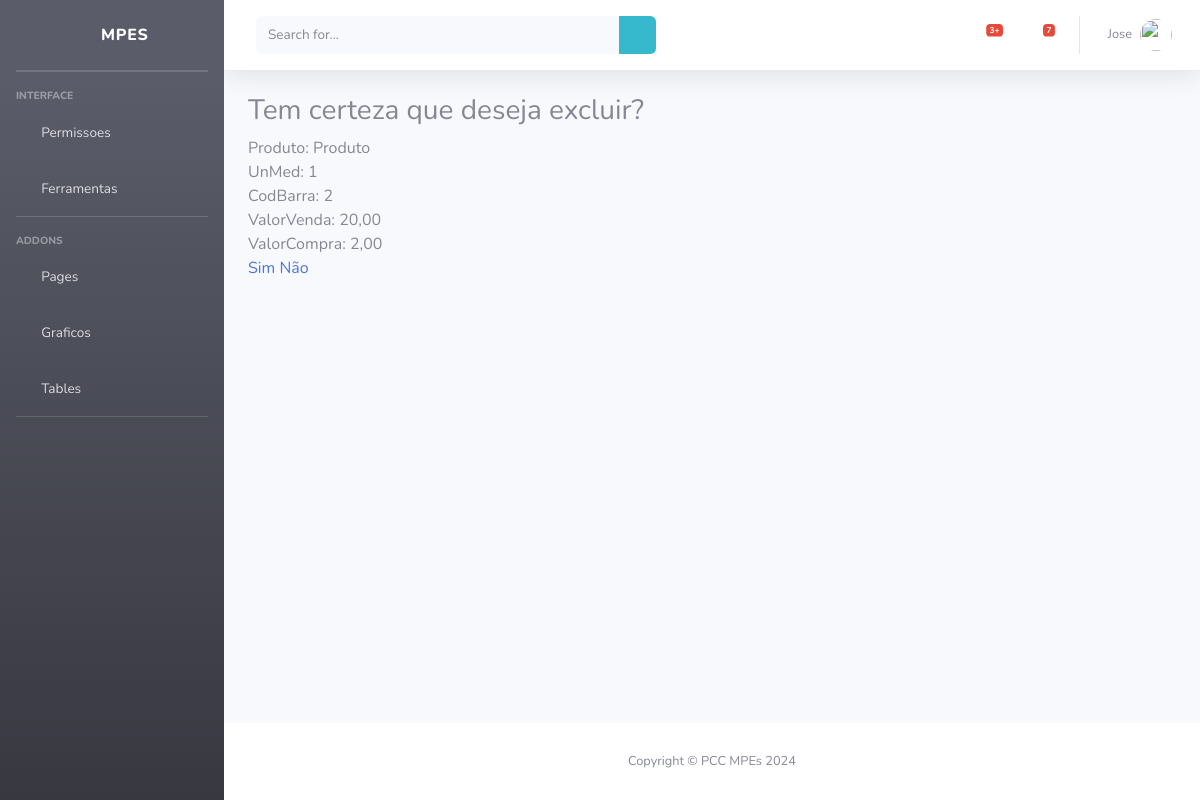
Page /produtos/deletar/confirmar/4 (signed in) on the committed database.
### produtos/models.py (models this page shows, shortened)
class Produto(models.Model):
    nome = models.CharField(max_length=100)
    UnMed = models.CharField(max_length=20)
    CodBarra = models.CharField(max_length=50)
    ValorVenda = models.DecimalField(max_digits=10, decimal_places=2)
    ValorCompra = models.DecimalField(max_digits=10, decimal_places=2)

### produtos/views.py (the view)
# urls.py: path("deletar/confirmar/<int:id_produto>", views.confirmarExcluir, name="confirmar_produto"),
@login_required
def confirmarExcluir(request, id_produto):
    produto = get_object_or_404(Produto, pk=id_produto)
    return render(request, "produtos/confirmarExcluir.html", {'produto': produto})

### templates/produtos/confirmarExcluir.html
{% extends 'base.html' %}
{% block content %}
<h3> Tem certeza que deseja excluir?</h3>
Produto: {{ produto.nome }} <br>
UnMed: {{ produto.UnMed }} <br>
CodBarra: {{ produto.CodBarra }} <br>
ValorVenda: {{ produto.ValorVenda }} <br>
ValorCompra: {{ produto.ValorCompra }} <br>
<a href="/produtos/deletar/{{ produto.id }}">Sim</a>
<a href="/produtos/">Não</a>
{% endblock %}

### templates/topbar.html (shortened to what this page needs)
{% load static %}
<nav class="navbar navbar-expand navbar-light bg-white topbar mb-4 static-top shadow">
    <form
        class="d-none d-sm-inline-block form-inline mr-auto ml-md-3 my-2 my-md-0 mw-100 navbar-search">
        <div class="input-group">
            <input type="text" class="form-control bg-light border-0 small" placeholder="Search for..."
                aria-label="Search" aria-describedby="basic-addon2">
            <div class="input-group-append">
                <button class="btn bg-info" type="button">
                    <i class="fas fa-search fa-sm"></i>
                </button>
            </div>
        </div>
    </form>
    <ul class="navbar-nav ml-auto">
        <li class="nav-item dropdown no-arrow mx-1">
            <a class="nav-link dropdown-toggle" href="#" id="alertsDropdown" role="button"
                data-toggle="dropdown" aria-haspopup="true" aria-expanded="false">
                <i class="fas fa-bell fa-fw"></i>
                <span class="badge badge-danger badge-counter">3+</span>
            </a>
        </li>
        <li class="nav-item dropdown no-arrow mx-1">
            <a class="nav-link dropdown-toggle" href="#" id="messagesDropdown" role="button"
                data-toggle="dropdown" aria-haspopup="true" aria-expanded="false">
                <i class="fas fa-envelope fa-fw"></i>
                <span class="badge badge-danger badge-counter">7</span>
            </a>
        </li>
        <li class="nav-item dropdown no-arrow">
            <a class="nav-link dropdown-toggle" href="#" id="userDropdown" role="button"
                data-toggle="dropdown" aria-haspopup="true" aria-expanded="false">
                <span class="mr-2 d-none d-lg-inline text-gray-600 small">{{ user }}</span>
                <img class="img-profile rounded-circle"
                src="{% static 'img/undraw_profile.svg' %}">
        </a>
        </li>
    </ul>
</nav>

### rows in the picture
Produto: nome "Produto", UnMed "1", CodBarra "2", ValorVenda "20,00", ValorCompra "2,00"

### other values in the picture
{{ user }} "Jose"
